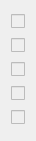
        <widget class="QWidget" name="layoutWidget_3">
         <property name="geometry">
          <rect>
           <x>20</x>
           <y>110</y>
           <width>31</width>
           <height>141</height>
          </rect>
         </property>
         <layout class="QVBoxLayout" name="verticalLayout_20">
          <item>
           <widget class="QCheckBox" name="checkBox_history_1">
            <property name="enabled">
             <bool>false</bool>
            </property>
            <property name="text">
             <string/>
            </property>
           </widget>
          </item>
          <item>
           <widget class="QCheckBox" name="checkBox_history_2">
            <property name="enabled">
             <bool>false</bool>
            </property>
            <property name="text">
             <string/>
            </property>
           </widget>
          </item>
          <item>
           <widget class="QCheckBox" name="checkBox_history_3">
            <property name="enabled">
             <bool>false</bool>
            </property>
            <property name="text">
             <string/>
            </property>
           </widget>
          </item>
          <item>
           <widget class="QCheckBox" name="checkBox_history_4">
            <property name="enabled">
             <bool>false</bool>
            </property>
            <property name="text">
             <string/>
            </property>
           </widget>
          </item>
          <item>
           <widget class="QCheckBox" name="checkBox_history_5">
            <property name="enabled">
             <bool>false</bool>
            </property>
            <property name="text">
             <string/>
            </property>
           </widget>
          </item>
         </layout>
        </widget>
